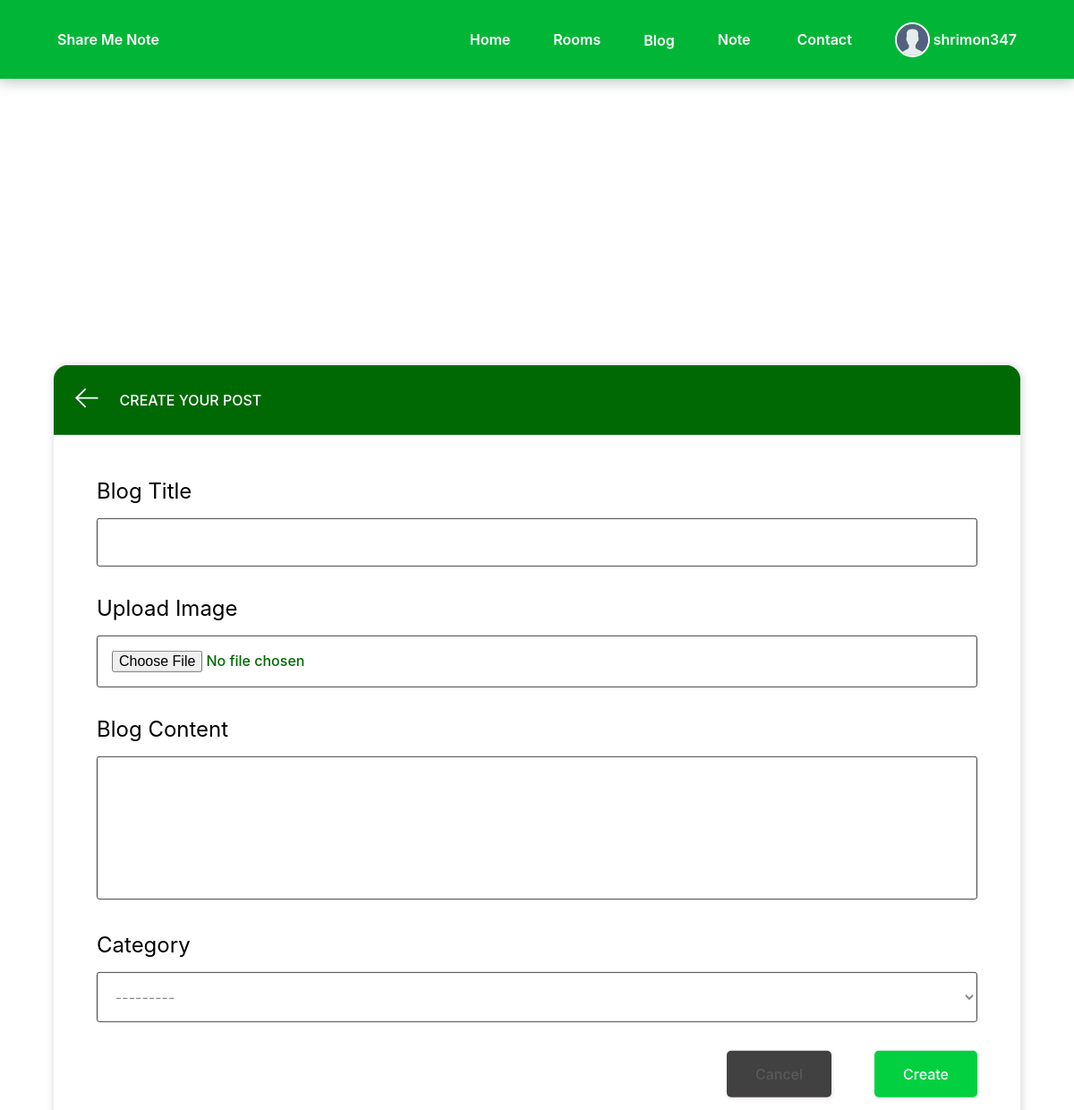
Screenshot of /blog/create-post/ (signed in) with the database file from the repository.
### base/models.py (models this page shows)
class User(AbstractUser):
    name = models.CharField(max_length=200, null=True)
    email = models.EmailField(unique=True, null=True)
    bio = models.TextField(null=True)
    follows = models.ManyToManyField("self", related_name="followed_by", symmetrical=False, blank=True)
    avatar = models.ImageField(null=True, default="avatar.svg")
    USERNAME_FIELD = 'email'
    REQUIRED_FIELDS = []

### blog/models.py (models this page shows, shortened)
class Post(models.Model) :
    writer = models.ForeignKey(User, on_delete=models.SET_NULL, null=True, blank=True)
    title = models.CharField(max_length=500)
    image = models.ImageField(upload_to='blog-img')
    content = RichTextField()
    post_id = models.UUIDField(default = uuid.uuid4, primary_key = True, unique = True, editable = False)
    created = models.DateTimeField(auto_now_add = True)
    modified = models.DateTimeField(auto_now=True)
    slug = models.SlugField(unique=True, max_length=500)
    category = models.ForeignKey(Category, on_delete=models.SET_NULL, blank=True, null=True)
    class Meta:
        ordering = ['-created', '-modified']

class Category(models.Model):
    title = models.CharField(max_length=100)
    category_id = models.UUIDField(default=uuid.uuid4, primary_key=True, unique=True, editable=False)
    slug = models.SlugField()
    def __str__(self):
        return self.title

### blog/views.py (the view, shortened to what this page needs)
# urls.py: path('create-post/', views.create_blog, name='create'),
@login_required(login_url='login')
def create_blog(request):
    form = PostFrom()
    update = "Create"
    categorys = Category.objects.all()
    context = {'form':form,'update':update, 'categorys':categorys}
    return render(request,'blog/create.html', context)

### blog/form.py
class PostFrom(forms.ModelForm):
    class Meta:
        model = Post
        fields = ['title','image','content','category',]

### blog/templates/blog/create.html (shortened to what this page needs)
{% extends "main.html" %} {% block content %}
<main class="update-account layout">
  <div class="container">
    <div class="layout__box" style="top:65%;">
      <div class="layout__boxHeader">
        <div class="layout__boxTitle">
          <a href="{% url 'index' %}">
            <svg version="1.1" xmlns="http://www.w3.org/2000/svg" width="32" height="32" viewBox="0 0 32 32">
              <title>arrow-left</title>
              <path
                d="M13.723 2.286l-13.723 13.714 13.719 13.714 1.616-1.611-10.96-10.96h27.625v-2.286h-27.625l10.965-10.965-1.616-1.607z">
              </path>
            </svg>
          </a>
          <h3>{{update}} your post</h3>
        </div>
      </div>
      <div class="layout__body">
        <form class="form" action="" method="POST" enctype="multipart/form-data">
          <div class="form__group">
            <label for="profile_pic">Blog Title </label>
            {{form.title}}
          </div>
          <div class="form__group">
            <label for="profile_pic">Upload Image </label>
            {{form.image}}
          </div>
          <div class="form__group">
            <label for="profile_pic">Blog Content </label>
            {{form.content}}
          </div>
          <div class="form__group">
            <label for="room_topic">Category</label>
            {{form.category}}
          </div>
          <div class="form__action">
            <a class="btn btn--dark" href="{{request.META.HTTP_REFERER}}">Cancel</a>
            <button class="btn btn--main" type="submit">{{update}}</button>
          </div>
        </form>
      </div>
    </div>
  </div>
</main>
{% endblock content %}

### templates/navbar.html (shortened to what this page needs)
{% load static %}
<header class="header">
  <nav class="nav container">
    <div class="nav__data">
      <a href="{% url 'note' %}" class="nav__logo">
         Share Me Note
     </a>
    </div>
    <div class="nav__menu" id="nav-menu">
      <ul class="nav__list">
        <li><a href="{% url 'note' %}" class="nav__link">Home</a></li>
        <li><a href="{% url 'rooms' %}" class="nav__link">Rooms</a></li>
        <li class="dropdown__item">
          <div class="nav__link">
           <a style="color:white" href="{% url 'index' %}"> Blog </a>
          </div>
        </li>
        <li class="dropdown__item">
          <div class="nav__link">
            Note
          </div>
        </li>
        <li><a href="#" class="nav__link">Contact</a></li>
        {% if request.user.is_authenticated %}
        <li class="dropdown__item">
          <div class="nav__link">
            <div
              style="border-radius: 50%; border: 2px solid white"
              class="avatar avatar--medium active"
            >
              <img style="width:35px; height: 35px;" src="{{request.user.avatar.url}}" />
            </div>
            <a
              class="nav__link"
              style="color: white"
              href="{% url 'update-user' %}"
            >
              {{request.user.username}}
            </a>
          </div>
          {% endif %}
        </li>
      </ul>
    </div>
  </nav>
</header>

### rows the page displays
User: user.avatar (placeholder picture), user.username "shrimon347"
Category: category "---------"

### other values shown
{{ update }} "CREATE"
{{ update }} "Create"
